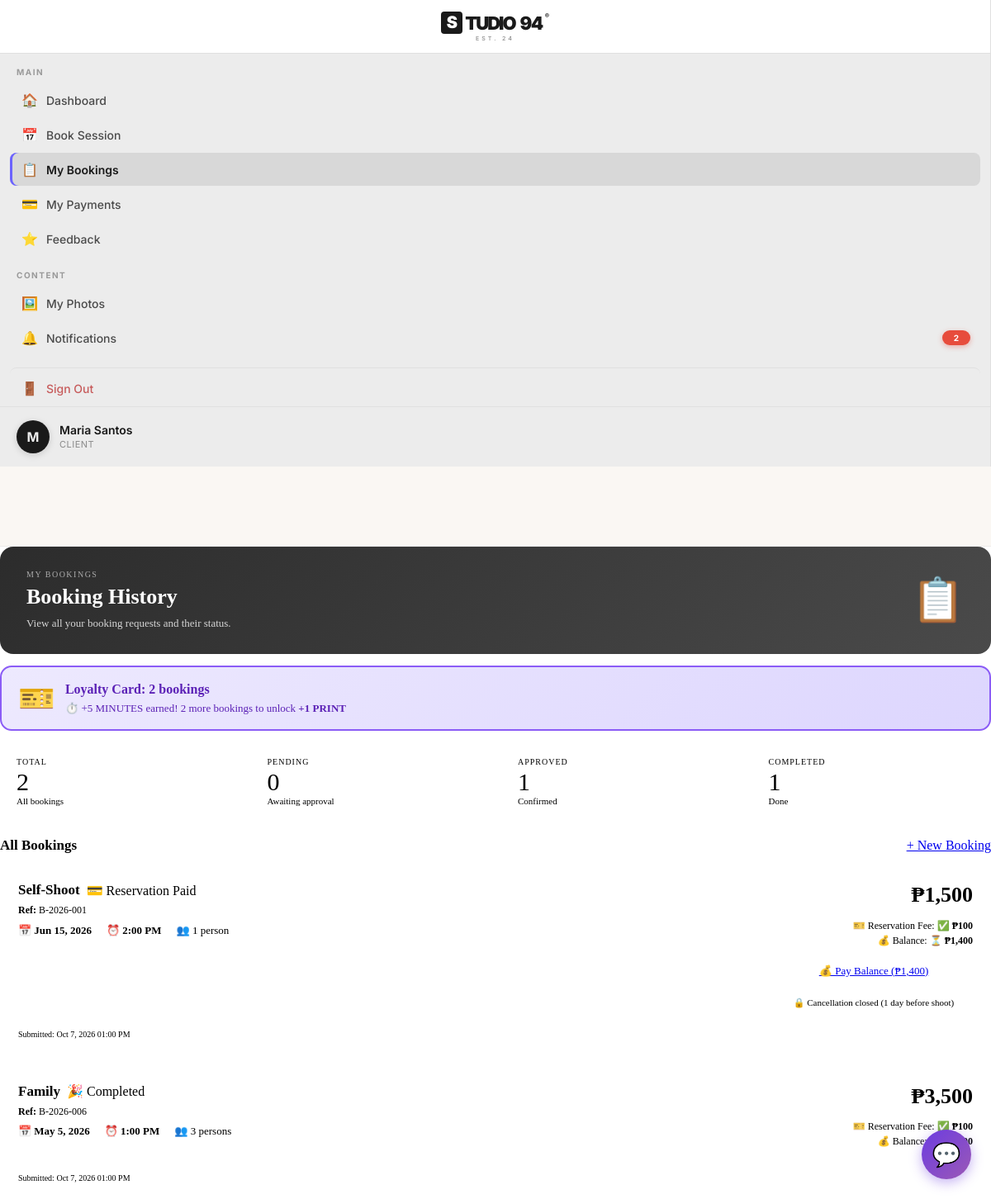
Screenshot of /index.php?page=bookings (signed in) with the database file from the repository.
### tables this page shows
CREATE TABLE IF NOT EXISTS users (
    id                    INT UNSIGNED AUTO_INCREMENT PRIMARY KEY,
    name                  VARCHAR(120)  NOT NULL,
    email                 VARCHAR(180)  NOT NULL UNIQUE,
    phone                 VARCHAR(30)   DEFAULT '',
    password              VARCHAR(255)  NOT NULL,
    role                  ENUM('admin','staff','client') NOT NULL DEFAULT 'client',
    is_active             TINYINT(1)    NOT NULL DEFAULT 1,
    failed_login_attempts INT           NOT NULL DEFAULT 0,
    locked_until          DATETIME      DEFAULT NULL,
    last_login            DATETIME      DEFAULT NULL,
    avatar                VARCHAR(255)  DEFAULT NULL,
    created_at            DATETIME      NOT NULL DEFAULT CURRENT_TIMESTAMP,
    updated_at            DATETIME      NOT NULL DEFAULT CURRENT_TIMESTAMP ON UPDATE CURRENT_TIMESTAMP,
    email_verified        TINYINT(1)    DEFAULT 0,
    google_id             VARCHAR(255)  DEFAULT NULL,
    verification_token    VARCHAR(255)  DEFAULT NULL,
    verification_expires  DATETIME      DEFAULT NULL,
    mfa_enabled           TINYINT(1)    DEFAULT 0,
    mfa_secret            VARCHAR(255)  DEFAULT NULL,
    mfa_backup_codes      TEXT          DEFAULT NULL,
    mfa_verified_at       DATETIME      DEFAULT NULL,
    must_change_password  TINYINT(1)    NOT NULL DEFAULT 0
);

CREATE TABLE IF NOT EXISTS loyalty_cards (
    id              INT UNSIGNED AUTO_INCREMENT PRIMARY KEY,
    user_id         INT UNSIGNED  NOT NULL UNIQUE,
    card_number     VARCHAR(20)   NOT NULL UNIQUE,
    total_bookings  INT           NOT NULL DEFAULT 0,
    rewards_used    JSON          DEFAULT NULL,
    status          ENUM('Active','Inactive') NOT NULL DEFAULT 'Active',
    created_at      DATETIME      NOT NULL DEFAULT CURRENT_TIMESTAMP,
    updated_at      DATETIME      NOT NULL DEFAULT CURRENT_TIMESTAMP ON UPDATE CURRENT_TIMESTAMP,
    FOREIGN KEY (user_id) REFERENCES users(id) ON DELETE CASCADE
);

CREATE TABLE IF NOT EXISTS bookings (
    id               INT UNSIGNED AUTO_INCREMENT PRIMARY KEY,
    booking_ref      VARCHAR(50)   NOT NULL UNIQUE,
    user_id          INT UNSIGNED  NOT NULL,
    package_id       INT UNSIGNED  NOT NULL,
    duration_minutes INT           DEFAULT NULL,
    date             DATE          NOT NULL,
    time             VARCHAR(20)   NOT NULL,
    people           INT           NOT NULL DEFAULT 1,
    phone            VARCHAR(30)   DEFAULT '',
    notes            TEXT          DEFAULT NULL,
    type             ENUM('online','walk-in') NOT NULL DEFAULT 'online',
    status           ENUM('Awaiting Approval','Approved (Unpaid)','Deposit Paid','Confirmed','In Progress','Completed','Cancelled','Rejected') NOT NULL DEFAULT 'Awaiting Approval',
    package_price    DECIMAL(10,2) DEFAULT 0,
    deposit_amount   DECIMAL(10,2) DEFAULT 0,
    deposit_paid     BOOLEAN       DEFAULT FALSE,
    remaining_balance DECIMAL(10,2) DEFAULT 0,
    fully_paid       BOOLEAN       DEFAULT FALSE,
    loyalty_reward   VARCHAR(30)   DEFAULT NULL,
    created_at       DATETIME      NOT NULL DEFAULT CURRENT_TIMESTAMP,
    updated_at       DATETIME      NOT NULL DEFAULT CURRENT_TIMESTAMP ON UPDATE CURRENT_TIMESTAMP,
    FOREIGN KEY (user_id)    REFERENCES users(id)    ON DELETE CASCADE,
    FOREIGN KEY (package_id) REFERENCES packages(id) ON DELETE RESTRICT
);

CREATE TABLE IF NOT EXISTS packages (
    id          INT UNSIGNED AUTO_INCREMENT PRIMARY KEY,
    parent_id   INT UNSIGNED  DEFAULT NULL,
    name        VARCHAR(80)   NOT NULL,
    price       DECIMAL(10,2) NOT NULL,
    duration    VARCHAR(50)   DEFAULT '',
    description TEXT          DEFAULT NULL,
    features    JSON          DEFAULT NULL,
    color       VARCHAR(30)   DEFAULT '#B0C4DE',
    is_active   TINYINT(1)    NOT NULL DEFAULT 1,
    is_popular  TINYINT(1)    NOT NULL DEFAULT 0,
    max_pax     INT           DEFAULT NULL,
    created_at  DATETIME      NOT NULL DEFAULT CURRENT_TIMESTAMP,
    FOREIGN KEY (parent_id) REFERENCES packages(id) ON DELETE CASCADE
);

### pages/client/bookings.php (the view, shortened to what the rows shown need)
<?php
$pdo = db();
$uid = $user['id'];
$lcStmt = $pdo->prepare("SELECT total_bookings, card_number FROM loyalty_cards WHERE user_id = ? LIMIT 1");
$lcStmt->execute([$uid]);
$lc = $lcStmt->fetch();
$loyaltyCount = $lc ? (int)$lc['total_bookings'] : 0;
$hasLoyaltyDiscount = ($loyaltyCount >= 10);
$stmt = $pdo->prepare("
    SELECT b.*,
           p.name AS pkg_name,
           p.duration AS pkg_duration,
           pk.name AS main_pkg_name,
           py.status AS payment_status,
           py.amount AS payment_amount,
           py.id AS payment_id
    FROM bookings b
    LEFT JOIN packages p ON b.package_id = p.id
    LEFT JOIN packages pk ON p.parent_id = pk.id
    LEFT JOIN payments py ON py.booking_id = b.id AND py.type = 'RESERVATION'
    WHERE b.user_id = ?
    ORDER BY b.created_at DESC
");
$stmt->execute([$uid]);
$bookings = $stmt->fetchAll();
$stats = [
    'total' => count($bookings),
    'pending' => 0,
    'approved' => 0,
    'completed' => 0,
    'cancelled' => 0,
];
function bookingStatusBadge($status) {
    $map = [
        'Awaiting Approval' => ['badge-amber', '⏳ Awaiting Approval'],
        'Approved (Unpaid)' => ['badge-amber', '🟡 Approved (Unpaid)'],
        'Deposit Paid'      => ['badge-green', '💳 Reservation Paid'],
        'Confirmed'         => ['badge-green', '✅ Confirmed'],
        'Completed'         => ['badge-green', '🎉 Completed'],
        'Cancelled'         => ['badge-red', '❌ Cancelled'],
        'Rejected'          => ['badge-red', '❌ Rejected'],
    ];
    $info = $map[$status] ?? ['badge-gray', htmlspecialchars($status)];
    return '<span class="badge ' . $info[0] . '">' . $info[1] . '</span>';
}
?>
<div class="page-banner">
  <div class="page-banner-text">
    <h2><strong>Booking History</strong></h2>
  </div>
</div>
<?php if ($hasLoyaltyDiscount): ?>
<div class="loyalty-banner-card" style="background:linear-gradient(135deg,#FEF3C7,#FDE68A);border-color:#EAB308;">
    <div class="loyalty-icon">🎉</div>
    <div class="loyalty-body">
        <div class="loyalty-title" style="color:#92400E;">
            You have <strong>50% OFF</strong> Loyalty Discount!
        </div>
        <div class="loyalty-desc" style="color:#92400E;">
            🎫 You've reached <strong><?= $loyaltyCount ?> bookings</strong> — enjoy 50% OFF on your next booking!
        </div>
    </div>
</div>
<?php elseif ($loyaltyCount > 0): ?>
<div class="loyalty-banner-card" style="background:linear-gradient(135deg,#EDE9FE,#DDD6FE);border-color:#8B5CF6;">
    <div class="loyalty-icon">🎫</div>
    <div class="loyalty-body">
        <div class="loyalty-title" style="color:#5B21B6;">
            Loyalty Card: <strong><?= $loyaltyCount ?> bookings</strong>
        </div>
        <div class="loyalty-desc" style="color:#5B21B6;">
            <?php if ($loyaltyCount >= 7): ?>
                🎨 +1 BACKDROP earned! 3 more bookings to unlock <strong>50% OFF</strong>
            <?php elseif ($loyaltyCount >= 4): ?>
                🖼️ +1 PRINT earned! 3 more bookings to unlock <strong>+1 BACKDROP</strong>
            <?php elseif ($loyaltyCount >= 2): ?>
                ⏱️ +5 MINUTES earned! 2 more bookings to unlock <strong>+1 PRINT</strong>
            <?php else: ?>
                Book <?= 2 - $loyaltyCount ?> more to unlock <strong>+5 MINUTES</strong>
            <?php endif; ?>
        </div>
    </div>
</div>
<?php endif; ?>
<div class="stats-grid">
  <div class="stat-card">
    <div class="stat-eyebrow">Pending</div>
    <div class="stat-value" style="color:var(--amber-text);"><?= $stats['pending'] ?></div>
    <div class="stat-label">Awaiting approval</div>
  </div>
</div>
<div class="card">
  <?php if (empty($bookings)): ?>
    <div class="empty-state">
      <div class="empty-icon">📭</div>
      <div class="empty-title">No bookings yet</div>
      <div class="empty-desc">Start by booking your first session.</div>
      <a href="index.php?page=booking" class="btn-primary">📅 Book a Session</a>
    </div>
  <?php else: ?>
    <div class="bookings-list">
      <?php foreach ($bookings as $b):
        $originalPrice  = (float)$b['package_price'];
        $effectivePrice = $hasLoyaltyDiscount ? round($originalPrice * 0.5, 2) : $originalPrice;
        $reservationFee = RESERVATION_FEE;
        $remainingAmount = max(0, round($effectivePrice - $reservationFee, 2));
        $depositPaid = (int)($b['deposit_paid'] ?? 0);
        $fullyPaid   = (int)($b['fully_paid'] ?? 0);
        $reservationPaid = $depositPaid === 1
            || in_array($b['status'], ['Deposit Paid', 'Confirmed', 'Completed'])
            || (isset($b['payment_status']) && $b['payment_status'] === 'PAID');
        $shootDate = new DateTime($b['date']);
        $today     = new DateTime(date('Y-m-d'));
        $daysLeft  = (int)$today->diff($shootDate)->format('%r%a');
        $canCancel = !in_array($b['status'], ['Completed', 'Cancelled', 'Rejected'])
                  && $daysLeft >= 1;
      ?>
        <div class="booking-item-card">
          <div class="booking-card-header">
            <div class="booking-info-col">
              <div class="pkg-row">
                <span class="pkg-name"><?= clean($b['pkg_name'] ?? 'Package') ?></span>
                <?= bookingStatusBadge($b['status']) ?>
              </div>
              <div class="ref-line">
                <strong>Ref:</strong> <?= clean($b['booking_ref']) ?>
              </div>
              <div class="meta-row">
                <div>📅 <strong><?= formatDate($b['date']) ?></strong></div>
                <div>⏰ <strong><?= clean($b['time']) ?></strong></div>
                <div>👥 <?= (int)$b['people'] ?> person<?= $b['people'] > 1 ? 's' : '' ?></div>
              </div>
            </div>
            <div class="booking-amounts-col">
              <div class="price-main">
                <?= formatMoney($effectivePrice) ?>
              </div>
              <div class="amounts-divider">
                <div class="amount-row">
                  🎫 Reservation Fee: <strong style="color:<?= $reservationPaid ? 'var(--green-text)' : 'var(--amber-text)' ?>;">
                    <?= $reservationPaid ? '✅' : '⚠️' ?> <?= formatMoney($reservationFee) ?>
                  </strong>
                </div>
                <?php if ($reservationPaid): ?>
                  <div class="amount-row">
                    💰 Balance: <strong style="color:<?= $fullyPaid ? 'var(--green-text)' : 'var(--amber-text)' ?>;">
                      <?= $fullyPaid ? '🎉' : '⏳' ?> <?= formatMoney($remainingAmount) ?>
                    </strong>
                  </div>
                <?php else: ?>
                  <div class="amount-row" style="margin-top:4px;font-style:italic;">
                    💰 Balance: <span style="color:var(--muted);">🔒 Pay reservation first</span>
                  </div>
                <?php endif; ?>
              </div>
              <div class="booking-actions">
                <?php if ($b['status'] === 'Approved (Unpaid)'): ?>
                  <a href="index.php?page=payments#booking-<?= $b['id'] ?>"
                     class="btn-primary btn-sm">
                    🎫 Pay Reservation (₱100)
                  </a>
                <?php elseif ($b['status'] === 'Deposit Paid' && !$fullyPaid && $reservationPaid): ?>
                  <a href="index.php?page=payments#booking-<?= $b['id'] ?>"
                     class="btn-primary btn-sm">
                    💰 Pay Balance (<?= formatMoney($remainingAmount) ?>)
                  </a>
                <?php endif; ?>
                <?php if ($canCancel): ?>
                  <form method="POST" style="margin:0;"
                        onsubmit="return confirm('⚠️ Cancel this booking?\n\nBooking: <?= clean($b['booking_ref']) ?>\nShoot: <?= formatDate($b['date']) ?> at <?= clean($b['time']) ?>\n\nNote: Reservation fee is NON-REFUNDABLE.\n\nAre you sure?');">
                    <?= csrfField() ?>
                    <input type="hidden" name="action" value="cancel_booking">
                    <input type="hidden" name="booking_id" value="<?= $b['id'] ?>">
                    <button type="submit" class="btn-ghost btn-sm"
                            style="color:var(--red-text);border-color:var(--red);">
                      ❌ Cancel Booking
                    </button>
                  </form>
                <?php elseif ($daysLeft < 1 && !in_array($b['status'], ['Completed', 'Cancelled', 'Rejected'])): ?>
                  <div style="font-size:11px;color:var(--muted);text-align:center;padding:6px 0;">
                    🔒 Cancellation closed (1 day before shoot)
                  </div>
                <?php endif; ?>
              </div>
            </div>
          </div>
          <div class="booking-footer">
            Submitted: <?= formatDateTime($b['created_at']) ?>
          </div>
        </div>
      <?php endforeach; ?>
    </div>
  <?php endif; ?>
</div>

### sidebar.php (shortened to what the rows shown need)
<?php
$avatarFile = !empty($user['avatar']) ? $user['avatar'] : null;
$avatarPath = $avatarFile ? __DIR__ . '/assets/uploads/avatars/' . $avatarFile : null;
$hasAvatar  = $avatarFile && $avatarPath && file_exists($avatarPath);
?>
<aside id="sidebar" class="sidebar">
  <a href="index.php?page=profile" class="sidebar-user-link" title="Edit Profile">
    <div class="sidebar-user">
      <div class="user-avatar" style="overflow:hidden;">
        <?php if ($hasAvatar): ?>
          <img
            src="<?= APP_URL ?>/assets/uploads/avatars/<?= clean($avatarFile) ?>?v=<?= time() ?>"
            alt="Avatar"
            style="width:100%;height:100%;object-fit:cover;border-radius:50%;display:block;"
          >
        <?php else: ?>
          <?= strtoupper(mb_substr($user['name'] ?: 'U', 0, 1)) ?>
        <?php endif; ?>
      </div>
      <div class="user-info">
        <div class="name"><?= clean($user['name']) ?></div>
        <div class="role"><?= ucfirst($role) ?></div>
      </div>
    </div>
  </a>
</aside>

### rows the page displays
users: name "M", name "Maria Santos", role "CLIENT"
loyalty_cards: total_bookings "2", total_bookings.package_price "₱1,500", total_bookings.package_price "₱1,400", total_bookings.package_price "₱3,500", total_bookings.package_price "₱3,400"
bookings: fully_paid "0", package.name "Self-Shoot", status "💳 Reservation Paid", booking_ref "B-2026-001", date "Jun 15, 2026", time "2:00 PM", people "1", reservationFee "₱100", shows "🔒 Cancellation closed (1 day before shoot)", created_at "Oct 7, 2026 01:00 PM"
bookings: package.name "Family", status "🎉 Completed", booking_ref "B-2026-006", date "May 5, 2026", time "1:00 PM", people "3", reservationFee "₱100", created_at "Oct 7, 2026 01:00 PM"

### other values shown
$item['section'] "MAIN"
$item['icon'] "🏠"
$item['label'] "Dashboard"
$item['icon'] "📅"
$item['label'] "Book Session"
$item['icon'] "📋"
$item['label'] "My Bookings"
$item['icon'] "💳"
$item['label'] "My Payments"
$item['icon'] "⭐"
$item['label'] "Feedback"
$item['section'] "CONTENT"
$item['icon'] "🖼️"
$item['label'] "My Photos"
$item['icon'] "🔔"
